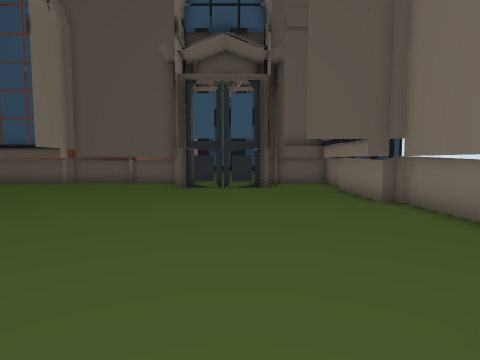
[1] (above)

16 first-person views from a walk through a scene from a Unity 3-D project. The camera is 1.2 m above the floor, tilts 4° down and sees 80° across. The floor is counted in squares, 1 m on a side. Each view is taken from the middle of a square. On the plan, view 1 faces up. The plan holds only what a view shows up to about 13 squares ahead; the rest is blank. The place goes on beyond the plan. Some animated figures are left out. Some surface patterns are stand-ins.

[2]
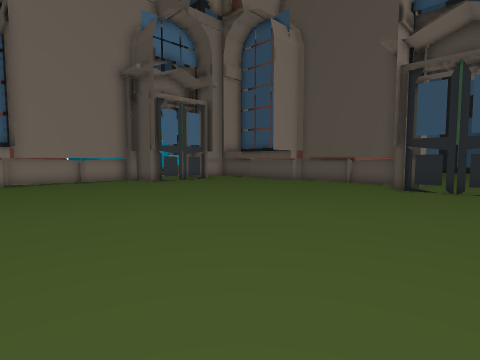

[3]
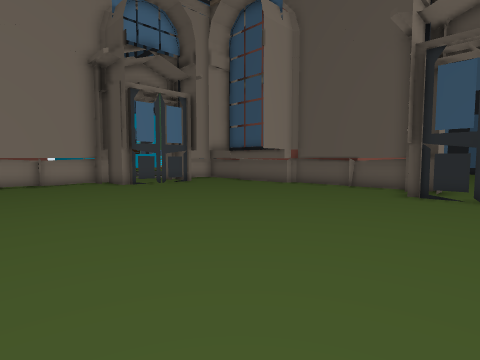

[4]
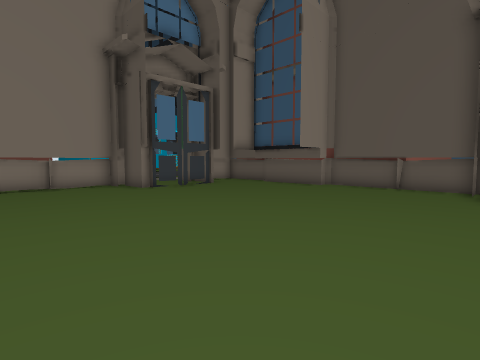

[5]
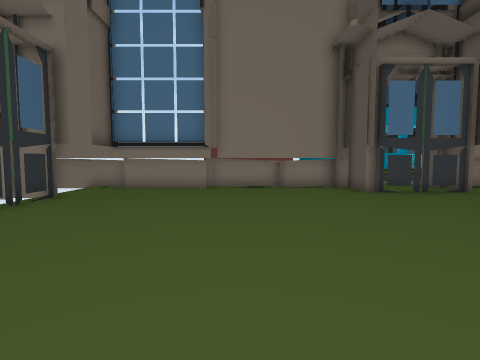

[6]
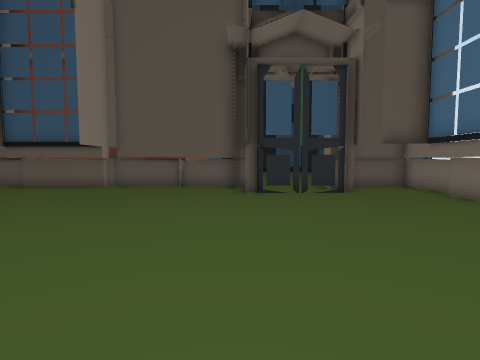

[7]
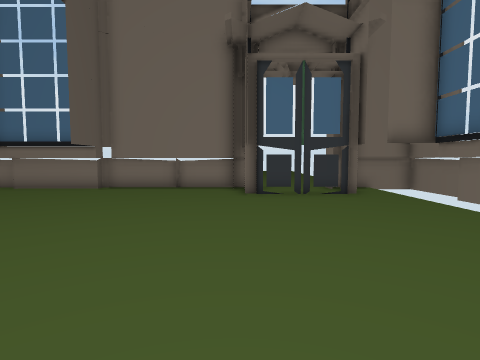

[8]
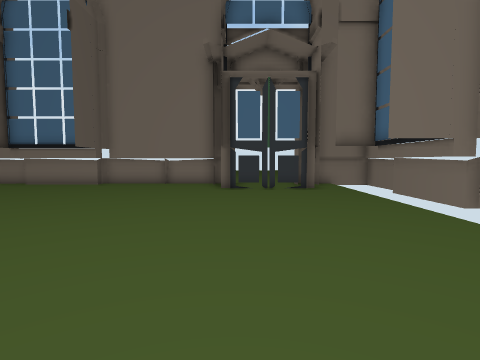

[9]
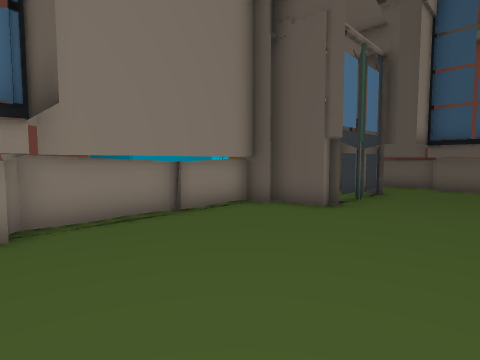

[10]
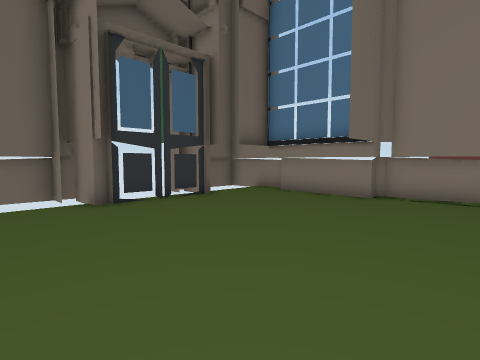

[11]
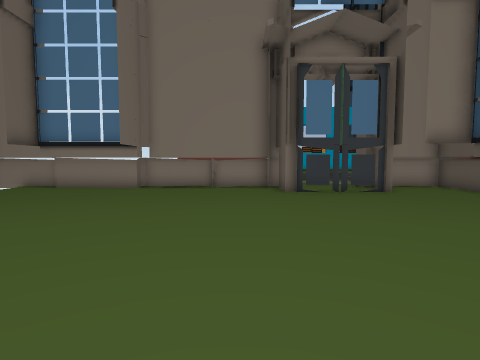

[12]
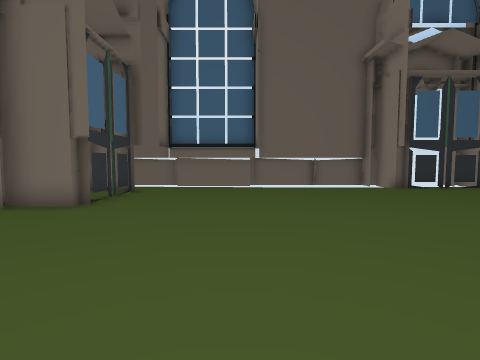

[13]
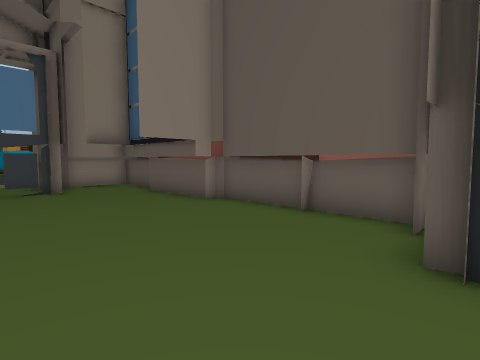

[14]
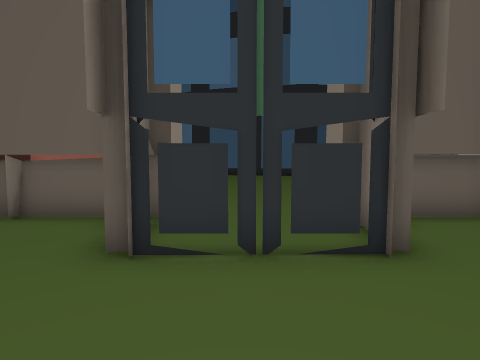

[15]
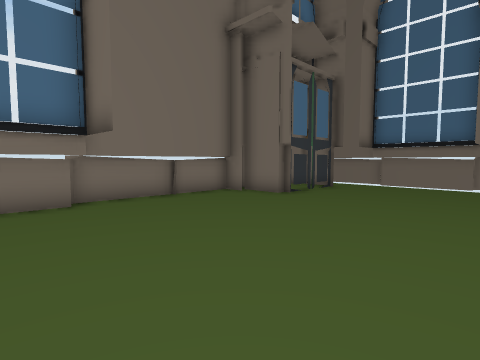

[16]
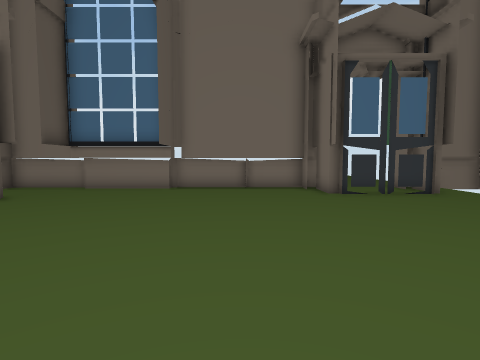

### Floor plan
Ten units are one square. View 1 is at (0, 0); x grows to the right and y downward. Boxes are objects, and circles mark ways between rooms. Rooms are numbered by the first view taken in them; rooms with no view inside come last. Other rooms are left out.
<svg viewBox="-165 -157 215 207">
<path fill="none" stroke="#000" d="M-137 -81 -137 -77 -154 -77M-23 -128 -28 -127M-150 -72 -160 -72 -160 -14M34 -77 34 -118M-89 -144 -125 -144M-135 -114 -135 -80M-87 -145 -87 -139 -128 -139M35 -78 42 -80M-28 44 14 44M-154 -14 -154 21M-157 -78 -157 -18 -149 -18 -149 22M-55 -152 -109 -152M-124 31 -89 31 -89 32 -87 32 -87 45M10 -126 -24 -126M-26 -148 -85 -148M40 -81 40 -116M13 -127 9 -128M-24 -150 -89 -150M21 19 21 -14 23 -14 22 -18 40 -18M43 -18 43 -77M-160 21 -160 45M-157 26 -157 45M43 -121 43 -148 20 -148M43 45 43 22M45 -150 21 -150M-160 -148 -160 -125M-129 -148 -157 -148 -157 -118M-126 -150 -160 -150M-109 -152 -151 -152"/>
<circle cx="-140" cy="-130" r="3" fill="#2a7"/>
<text x="-60" y="-50">1</text>
<text x="-150" y="-140">2</text>
</svg>
Room 1 opens to room 2.

Where each view was taken, in squares from view 1:
view 1: 0 up, 0 right, facing up
view 2: 0 up, 1 right, facing up-left
view 3: 2 up, 0 right, facing up-left
view 4: 2 up, 2 left, facing up-left
view 5: 3 up, 3 left, facing left
view 6: 2 up, 3 left, facing up
view 7: 2 up, 8 left, facing right
view 8: 1 up, 10 left, facing right
view 9: 1 up, 10 left, facing up-left
view 10: 5 up, 6 left, facing down-left
view 11: 6 up, 3 left, facing left
view 12: 9 up, 2 left, facing down
view 13: 9 up, 2 left, facing up-left
view 14: 9 up, 1 left, facing up
view 15: 10 up, 4 left, facing down-right
view 16: 5 up, 8 left, facing right
